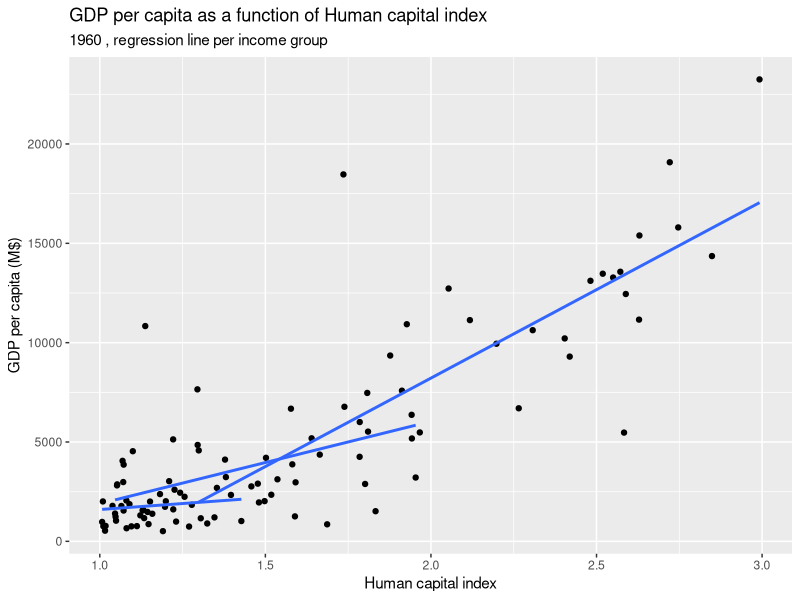
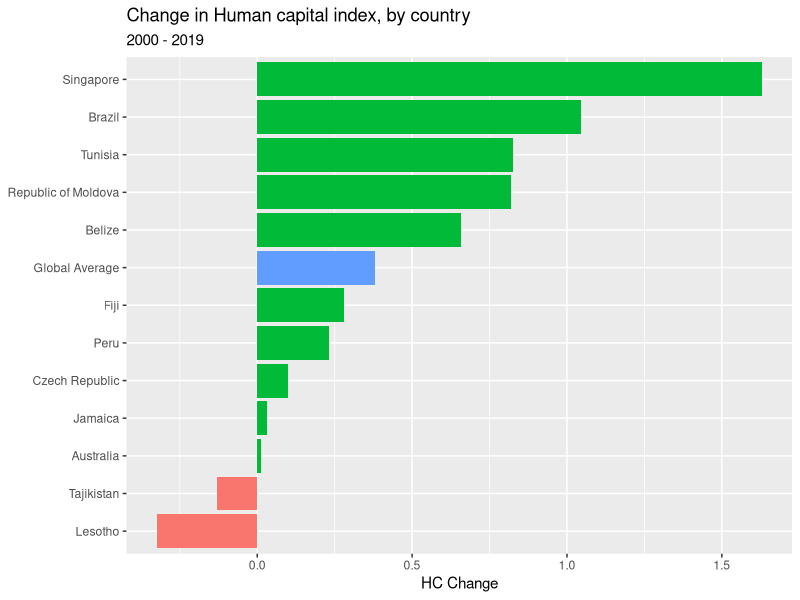
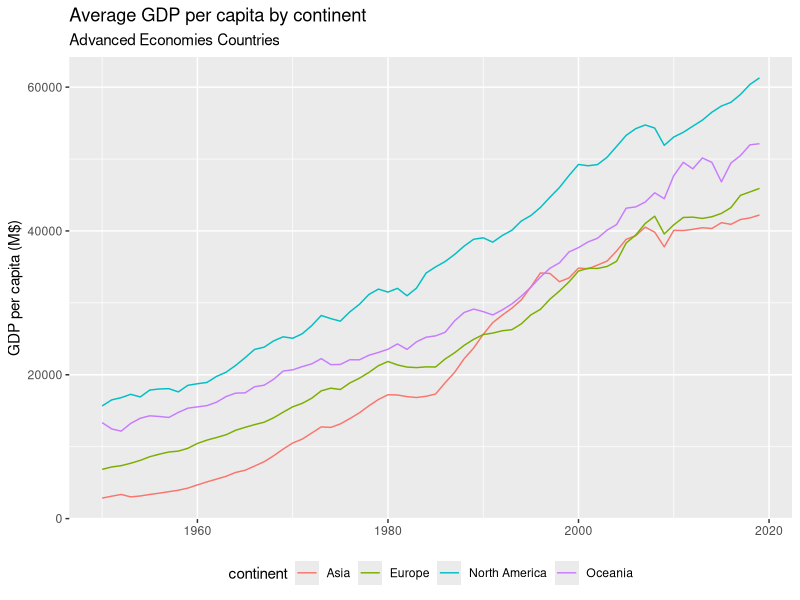
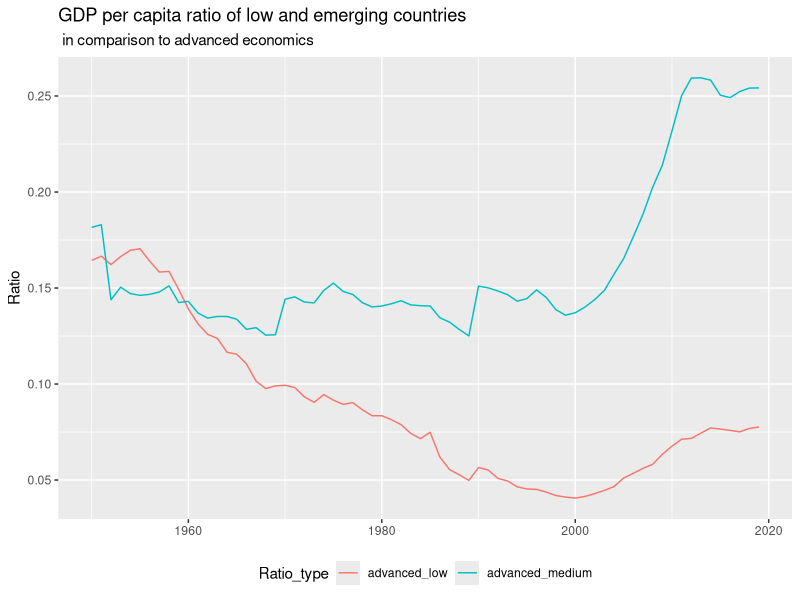

Reproduce these figures in R, in order.
# 206260762
library(tidyverse)
library(readxl)


# *****Q1*****
PWT <- read_excel('Data/pwt100.xlsx', sheet = 'Data') %>%
  select(-rgdpe) %>%
  rename(gdp = rgdpo) %>%
  mutate(gdp_per_capita = gdp / pop) %>%
  print()

# *****Q2*****
Income <- read_excel('Data/country_categories.xlsx', sheet = 'income')
Continent <- read_excel('Data/country_categories.xlsx', sheet = 'continent')

PWT <- PWT %>%
  inner_join(Income, by = 'code') %>%
  inner_join(Continent, by = 'code')
  

# *****Q3*****
PWT %>%
  group_by(year) %>%
  filter(!is.na(pop)) %>%
  summarize(count = n())

# Method 2 - (Almost) one liner :)
pop.per.year <- PWT %>%
  group_by(year) %>%
  summarise(count = sum(!is.na(pop)))

amount <- 100
over_100_year <- pop.per.year %>%
  filter(count >= amount) %>%
  filter(year == min(year)) %>%
  select(year) %>%
  pull()

print(paste(over_100_year, 'was the first year to feature population data',
            'of more than',amount, 'countries'))  


# *****Q4*****
PWT %>%
  filter(year == over_100_year) %>%
  ggplot(mapping = aes(x=hc, y=gdp_per_capita)) +
  geom_point() +
  geom_smooth(method = 'lm' ,se = FALSE, mapping = aes(group = income)) +
  xlab('Human capital index') +
  ylab('GDP per capita (M$)') +
  ggtitle('GDP per capita as a function of Human capital index',
          subtitle = paste(over_100_year, ', regression line per income group'))


# *****Q5*****
gdp_share_chart <- PWT %>%
  filter(year == over_100_year) %>%
  group_by(continent) %>%
  summarise(gdp.share = 100 * sum(gdp, na.rm = TRUE) / sum(.$gdp, na.rm = TRUE)) %>%
  ggplot(mapping = aes(x=continent, y=gdp.share)) +
  geom_col() +
  geom_text(mapping=aes(label = paste(round(gdp.share), '%', sep = '')),
            vjust = -0.4) +
  theme(axis.title.x = element_blank()) +
  ylab('GDP share') +
  ggtitle('Global GDP share by continent', subtitle = over_100_year)
  

# *****Q6*****
starting_year <- 2000

HC_change <- PWT %>%
  filter(year %in% c(starting_year,max(year))) %>%
  group_by(country) %>%
  select(country, continent, year, hc,) %>%
  spread(key = year, value = hc) %>%
  mutate(hc_change = get(as.character(max(PWT$year))) - get(as.character(starting_year))) %>%
  select(country, continent, hc_change)


# *****Q7*****
HC_high_low <- HC_change %>%
  group_by(continent) %>%
  filter(hc_change %in% c(min(hc_change, na.rm = TRUE), max(hc_change, na.rm = TRUE)))

HC_high_low <- HC_change %>%
  ungroup() %>%
  summarise(country = 'Global Average',
            continent = 'Global Average',
            hc_change = mean(hc_change, na.rm = TRUE)) %>%
  bind_rows(HC_high_low)


# *****Q8*****
HC_high_low %>%
  ggplot(mapping=aes(x=reorder(country, hc_change), y=hc_change,
                     fill = ifelse(country == 'Global Average',
                                   'y', ifelse(hc_change > 0, 'n', 'k')))) +
  geom_col(show.legend = FALSE) +
  coord_flip() +
  ylab('HC Change') +
  theme(axis.title.y = element_blank()) +
  ggtitle('Change in Human capital index, by country',
          subtitle = paste(starting_year, '-', max(PWT$year)))
  

# *****Q9*****

# Particular case
PWT %>%
  filter(income == 'Advanced Economies') %>%
  group_by(year, continent) %>%
  summarize(income = income,
            gdp_per_capita = weighted.mean(gdp_per_capita, pop, na.rm = TRUE)) %>%
  ggplot(mapping = aes(x=year, y=gdp_per_capita, color=continent)) +
  geom_line() +
  theme(axis.title.x = element_blank(), legend.position = 'bottom') +
  ylab('GDP per capita (M$)') +
  ggtitle('Average GDP per capita by continent',
          subtitle = paste('Advanced Economies', 'Countries'))


# The general case
income_plots <- lst() 
for(i in unique(PWT$income)) {
  
  tmp <- PWT %>%
    filter(income == i) %>%
    group_by(year, continent) %>%
    summarize(income = income,
              gdp_per_capita = weighted.mean(gdp_per_capita, pop, na.rm = TRUE)) %>%
    ggplot(mapping = aes(x=year, y=gdp_per_capita, color=continent)) +
    geom_line() +
    theme(axis.title.x = element_blank(), legend.position = 'bottom') +
    ylab('GDP per capita (M$)') +
    ggtitle('Average GDP per capita by year',
            subtitle = paste(i , 'Countries'))
  
  income_plots[[length(income_plots) + 1]] <- tmp
}  

print(paste('The list contains', length(income_plots), 'plots'))



# *****Q10*****
PWT %>%
  group_by(year, income) %>%
  summarise(gdp_per_capita = weighted.mean(gdp_per_capita, pop, na.rm = TRUE)) %>%
  spread(key = income, value = gdp_per_capita) %>%
  mutate(advanced_low = `Low Income Developing Countries` / `Advanced Economies`,
         advanced_medium = `Emerging and developing economies` / `Advanced Economies`) %>%
  select(-2,-3,-4) %>%
  gather(key = 'Ratio_type', value = 'Ratio', -year) %>%
  ggplot(mapping=aes(x=year, y=Ratio, color=Ratio_type)) +
  geom_line() +
  theme(legend.position = 'bottom', axis.title.x = element_blank()) +
  ggtitle('GDP per capita ratio of low and emerging countries',
          subtitle = ' in comparison to advanced economics')

  
